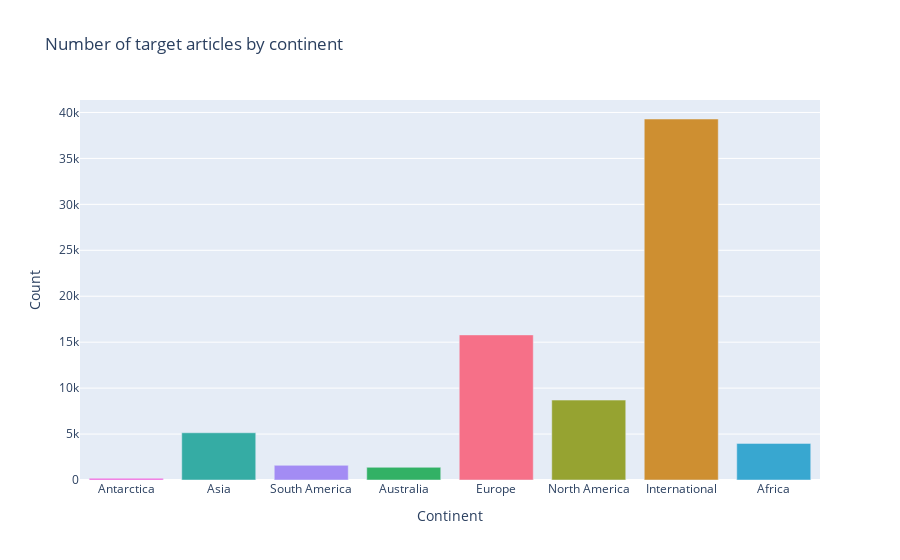

Notebook cell for this chart:
### Code cell
fig = px.bar(
    x=continent_data.index,
    y=continent_data['targetArticles'],
    labels={"x": "Continent", "y": "Count"},
    title="Number of target articles by continent",
    color=[continents_colors_int[continent] for continent in continent_data.index],
    color_discrete_map="identity"
)

fig.update_layout(showlegend=False)

file_path = os.path.join(plots_path, "count_target_articles_by_continent.html")
fig.write_html(file_path)

fig.show()

### Figure 1 — Plotly figure (JSON) as saved in the notebook; plotly's stock layout.template omitted (floating-point values rounded to 4 significant figures)
{"data": [{"alignmentgroup": "True", "hovertemplate": "Continent=%{x}<br>Count=%{y}<extra></extra>", "legendgroup": "", "marker": {"color": "#f461dd", "pattern": {"shape": ""}}, "name": "", "offsetgroup": "", "orientation": "v", "showlegend": false, "textposition": "auto", "type": "bar", "x": ["Antarctica"], "xaxis": "x", "y": [177], "yaxis": "y"}, {"alignmentgroup": "True", "hovertemplate": "Continent=%{x}<br>Count=%{y}<extra></extra>", "legendgroup": "", "marker": {"color": "#35aca4", "pattern": {"shape": ""}}, "name": "", "offsetgroup": "", "orientation": "v", "showlegend": false, "textposition": "auto", "type": "bar", "x": ["Asia"], "xaxis": "x", "y": [5139], "yaxis": "y"}, {"alignmentgroup": "True", "hovertemplate": "Continent=%{x}<br>Count=%{y}<extra></extra>", "legendgroup": "", "marker": {"color": "#a38cf4", "pattern": {"shape": ""}}, "name": "", "offsetgroup": "", "orientation": "v", "showlegend": false, "textposition": "auto", "type": "bar", "x": ["South America"], "xaxis": "x", "y": [1598], "yaxis": "y"}, {"alignmentgroup": "True", "hovertemplate": "Continent=%{x}<br>Count=%{y}<extra></extra>", "legendgroup": "", "marker": {"color": "#32b165", "pattern": {"shape": ""}}, "name": "", "offsetgroup": "", "orientation": "v", "showlegend": false, "textposition": "auto", "type": "bar", "x": ["Australia"], "xaxis": "x", "y": [1381], "yaxis": "y"}, {"alignmentgroup": "True", "hovertemplate": "Continent=%{x}<br>Count=%{y}<extra></extra>", "legendgroup": "", "marker": {"color": "#f67088", "pattern": {"shape": ""}}, "name": "", "offsetgroup": "", "orientation": "v", "showlegend": false, "textposition": "auto", "type": "bar", "x": ["Europe"], "xaxis": "x", "y": [15790], "yaxis": "y"}, {"alignmentgroup": "True", "hovertemplate": "Continent=%{x}<br>Count=%{y}<extra></extra>", "legendgroup": "", "marker": {"color": "#96a331", "pattern": {"shape": ""}}, "name": "", "offsetgroup": "", "orientation": "v", "showlegend": false, "textposition": "auto", "type": "bar", "x": ["North America"], "xaxis": "x", "y": [8697], "yaxis": "y"}, {"alignmentgroup": "True", "hovertemplate": "Continent=%{x}<br>Count=%{y}<extra></extra>", "legendgroup": "", "marker": {"color": "#ce8f31", "pattern": {"shape": ""}}, "name": "", "offsetgroup": "", "orientation": "v", "showlegend": false, "textposition": "auto", "type": "bar", "x": ["International"], "xaxis": "x", "y": [39289], "yaxis": "y"}, {"alignmentgroup": "True", "hovertemplate": "Continent=%{x}<br>Count=%{y}<extra></extra>", "legendgroup": "", "marker": {"color": "#38a7d0", "pattern": {"shape": ""}}, "name": "", "offsetgroup": "", "orientation": "v", "showlegend": false, "textposition": "auto", "type": "bar", "x": ["Africa"], "xaxis": "x", "y": [3985], "yaxis": "y"}], "layout": {"barmode": "relative", "legend": {"tracegroupgap": 0}, "showlegend": false, "title": {"text": "Number of target articles by continent"}, "xaxis": {"anchor": "y", "domain": [0, 1], "title": {"text": "Continent"}}, "yaxis": {"anchor": "x", "domain": [0, 1], "title": {"text": "Count"}}}}
